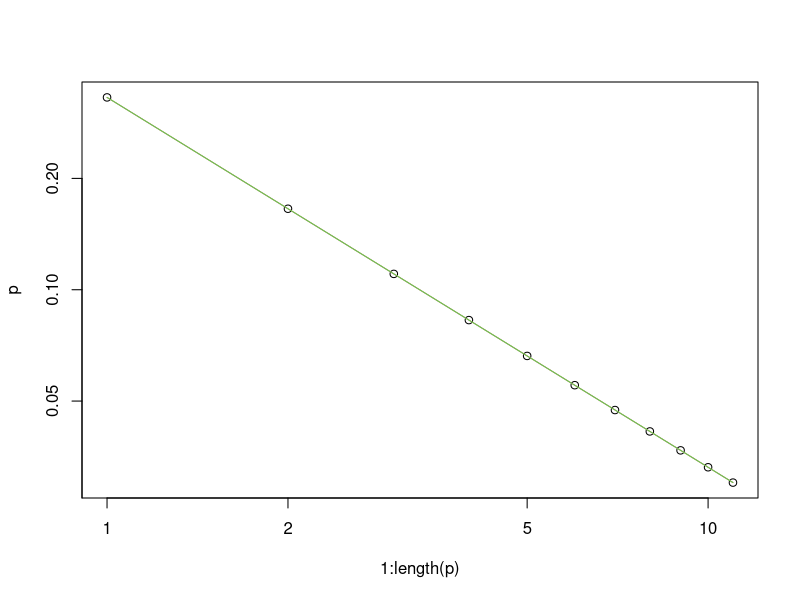

Write the R code that produced this figure.
# drawn from: https://stats.stackexchange.com/questions/6780/how-to-calculate-zipfs-law-coefficient-from-a-set-of-top-frequencies
require(stats4)
#store frequencies
fr <- c(10000, 5000, 3333, 2500, 2000, 1667, 1428, 1250, 1111, 1000, 909)

#turn frequencies into probabilities        
p <- fr/sum(fr)

#calculate the expected logarithms of the theoretical possibilities
lzipf <- function(s,N) -s*log(1:N)-log(sum(1/(1:N)^s))

#function to determine sum of squares coefficient
opt.f <- function(s) sum((log(p)-lzipf(s, length(p)))^2)

opt <- optimize(opt.f,c(0.5, length(p)))

ll <- function(s) sum(fr*(s*log(1:length(p))+log(sum(1/(1:length(p))^s))))

fit <- mle(ll, start=list(s=1))
summary(fit)

s.sq <-opt$minimum
s.ll <- coef(fit)
plot(1:length(p),p,log="xy")
lines(1:length(p),exp(lzipf(s.sq,length(p))),col=2)
lines(1:length(p),exp(lzipf(s.ll,length(p))),col=3)

